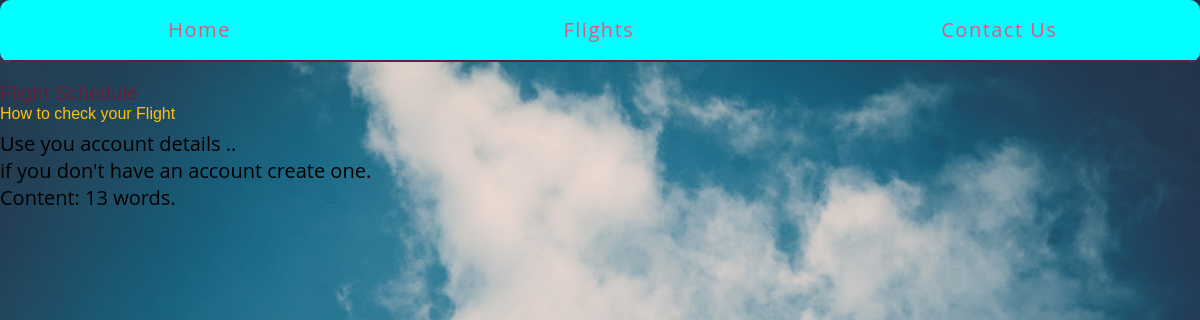
Page /bookings/1/1/ on the committed database.
### bookings/models.py (models this page shows, shortened)
class Step(models.Model):
	title = models.CharField(max_length=255)
	description = models.TextField()
	content = models.TextField(blank=True, default='')
	order = models.IntegerField(default=0)
	booking = models.ForeignKey(Booking)
	class Meta:
		ordering = ['order',]

### bookings/views.py (the view)
# urls.py: url(r'(?P<booking_pk>\d+)/(?P<step_pk>\d+)/$', views.step_detail, name='step'),
def step_detail(request, booking_pk, step_pk):
	step = get_object_or_404(models.Step,booking_id=booking_pk, pk=step_pk)
	return render (request, 'bookings/step_detail.html', {'step': step})

### bookings/templates/bookings/step_detail.html (shortened to what this page needs)
{% extends "layout.html" %}
{% block content %}
<article>
	<h2><a href="{% url 'bookings:detail' pk=step.booking.pk %}">{{ step.booking.title }}</a></h2>
	<h3>{{ step.title }}</h3>
	{% with con=step.content %}
		{{ con|linebreaks }} Content: {{ con|wordcount }} words.
	{% endwith %}
</article>
{% endblock %}

### assets/css/layout.css (style rules this page uses)
html { box-sizing: border-box; }
*, *::after, *::before { box-sizing: inherit; }
article h2 a, article h3 a { color: #642039; text-decoration: none; }

### assets/css/style.css (style rules this page uses)
html,body,div,span,applet,object,iframe,h1,h2,h3,h4,h5,h6,p,blockquote,pre,a,abbr,acronym,address,big,cite,code,del,dfn,em,img,ins,kbd,q,s,samp,small,strike,strong,sub,sup,tt,var,b,u,i,dl,dt,dd,ol,nav ul,nav li,fieldset,form,label,legend,table,caption,tbody,tfoot,thead,tr,th,td,article,aside,canvas,details,embed,figure,figcaption,footer,header,hgroup,menu,nav,output,ruby,section,summary,time,mark,audio,video { margin:0;padding:0;border:0;font-size:100%;font:inherit;vertical-align:baseline; }
article, aside, details, figcaption, figure,footer, header, hgroup, menu, nav, section { display: block; }
a { text-decoration:none; }
body { background:url('../images/1.jpg') no-repeat 0px 0px; background-size: cover; font-family: 'Open Sans', sans-serif; background-attachment: fixed; background-position: center; }
h1,h2,h3,h4,h5,h6 { font-family: 'Montserrat', sans-serif; }
h3 { font-size: 16px; color:#FFC107; margin-bottom: 7px; }

### rows in the picture
Step: title "How to check your Flight", content "Use you account details .. if you don't have an account create one.", content "13"
